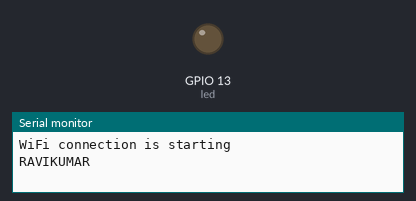
A sketch run on a simulated ESP8266 (NodeMCU). Shown: output pins drawn as LEDs (lit = HIGH), the last lines printed to the serial monitor. WiFi joins after 1.5 s; servers stay silent unless stated; a WiFi scan finds three made-up networks.

Above: at 0.1 s.
At 1.6 s:
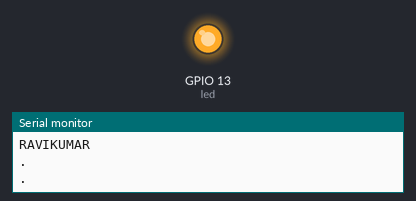
Timing chart, 0 to 3.1 s (numbered marks = the images above):
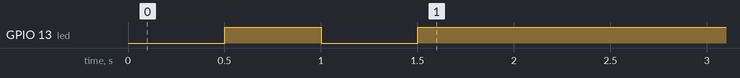

The sketch:

hemIoT8.ino
```cpp
#include<ESP8266WiFi.h>
const int led=13;
void setup() {
  // put your setup code here, to run once:
pinMode(led,OUTPUT);
const char *ssid="RAVIKUMAR";
const char *pass="itm16act";
Serial.begin(115200);
Serial.println("WiFi connection is starting");
Serial.println(ssid);
WiFi.begin(ssid,pass);
while(WiFi.status()!=WL_CONNECTED)
{
  delay(500);
  Serial.println(".");
  digitalWrite(led,HIGH);
  delay(500);
  digitalWrite(led,LOW);
  }
Serial.println();
digitalWrite(led,HIGH);
Serial.println("WiFi connected successfully");
Serial.println("NodeMCU IP Address is:");
Serial.println(WiFi.localIP());
}

void loop() {
  // put your main code here, to run repeatedly:
int n=WiFi.scanNetworks();
Serial.println("scanning networks");
if(n==0)
{
  Serial.println("No networks found");
  delay(200);
  }
else
{
  Serial.print(n);
  Serial.println("Networks found");
  }
  for(int i=0;i<n;i++)
  {
    Serial.print(i+1);
    Serial.print(":");
    Serial.print(WiFi.SSID(i));
    Serial.print("");
    Serial.print(WiFi.RSSI(i));
    delay(100);
    Serial.print((WiFi.encryptionType(i)==ENC_TYPE_NONE)?"Not Encrypted":"Encrypted");
    Serial.println();
    delay(100);
  }
  delay(5000);
  Serial.flush();
  }
```
